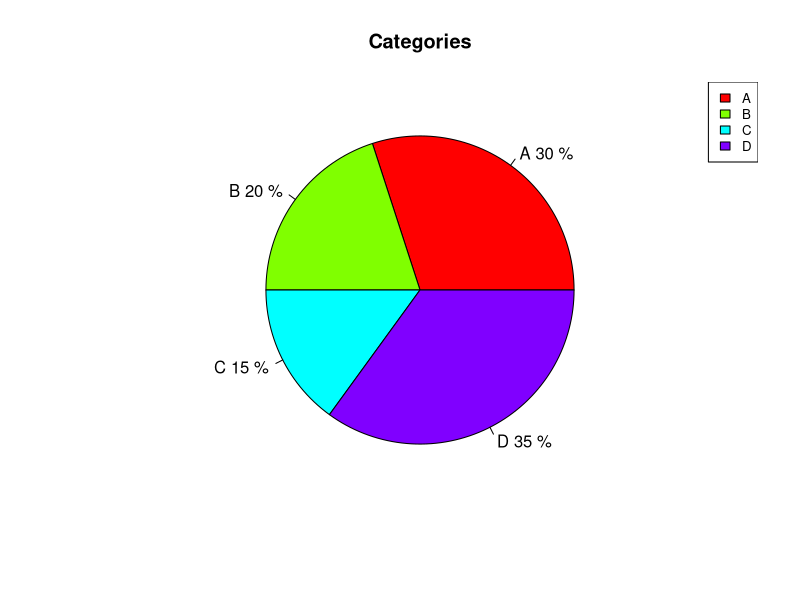
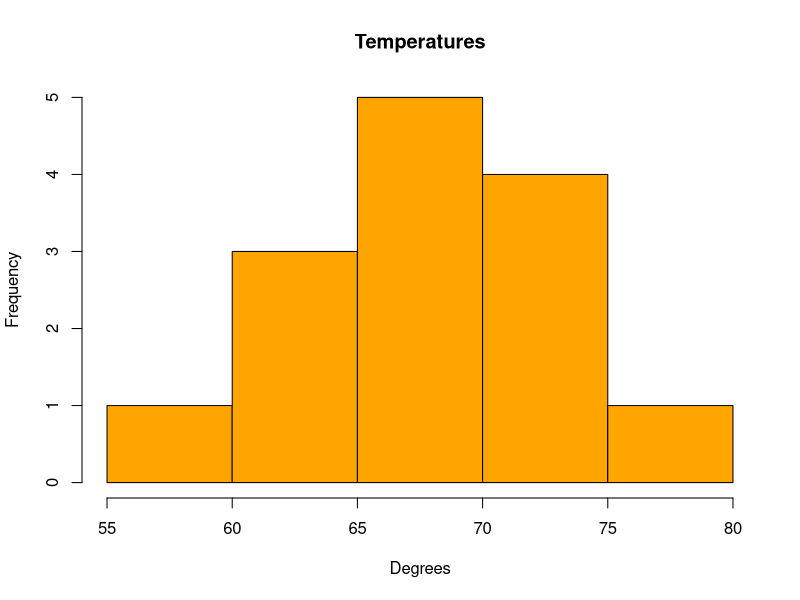
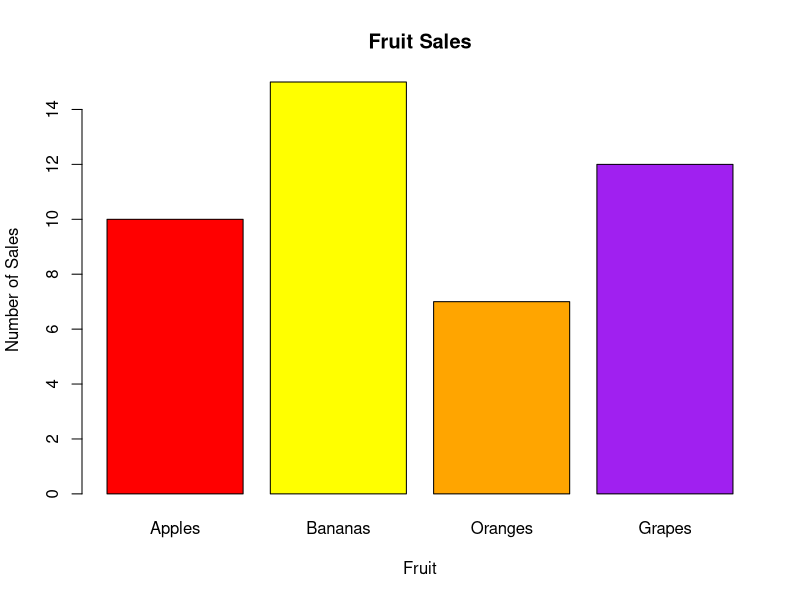

These charts were generated, in order, by the following R code:
slices <- c(30, 20, 15, 35)
labels <- c("A", "B", "C", "D")
piepercent<- round(100 * slices / sum(slices), 1)
pie(slices, labels=paste(labels, piepercent, "%"), main="Categories", col=rainbow(length(slices)))
legend("topright", labels, fill=rainbow(length(slices)), cex=0.8)

temperatures <- c(67, 72, 74, 62, 76, 66, 65, 59, 61, 69, 70, 71, 75, 68)
hist(temperatures, main="Temperatures", xlab="Degrees", breaks=5, col="orange")

categories <- c("Apples", "Bananas", "Oranges", "Grapes")
values <- c(10, 15, 7, 12)
barplot(values, names.arg = categories, main = "Fruit Sales", xlab = "Fruit", ylab = "Number of Sales", col = c("red", "yellow", "orange", "purple"))